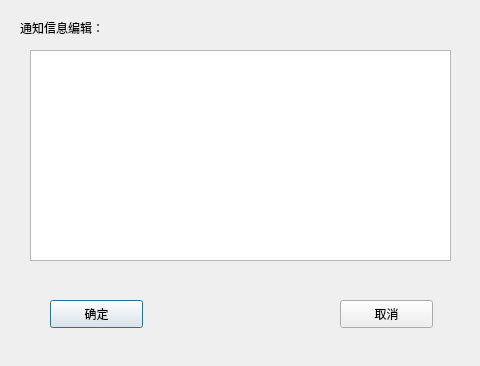
<?xml version="1.0" encoding="UTF-8"?>
<ui version="4.0">
 <class>Dialog_tongzhi</class>
 <widget class="QDialog" name="Dialog_tongzhi">
  <property name="geometry">
   <rect>
    <x>0</x>
    <y>0</y>
    <width>480</width>
    <height>366</height>
   </rect>
  </property>
  <property name="windowTitle">
   <string>Dialog</string>
  </property>
  <widget class="QTextEdit" name="textEdit">
   <property name="geometry">
    <rect>
     <x>30</x>
     <y>50</y>
     <width>421</width>
     <height>211</height>
    </rect>
   </property>
  </widget>
  <widget class="QLabel" name="label">
   <property name="geometry">
    <rect>
     <x>20</x>
     <y>20</y>
     <width>101</width>
     <height>16</height>
    </rect>
   </property>
   <property name="text">
    <string>通知信息编辑：</string>
   </property>
  </widget>
  <widget class="QPushButton" name="pushButton_ok">
   <property name="geometry">
    <rect>
     <x>50</x>
     <y>300</y>
     <width>93</width>
     <height>28</height>
    </rect>
   </property>
   <property name="text">
    <string>确定</string>
   </property>
  </widget>
  <widget class="QPushButton" name="pushButton_cancel">
   <property name="geometry">
    <rect>
     <x>340</x>
     <y>300</y>
     <width>93</width>
     <height>28</height>
    </rect>
   </property>
   <property name="text">
    <string>取消</string>
   </property>
  </widget>
 </widget>
 <resources/>
 <connections/>
</ui>
